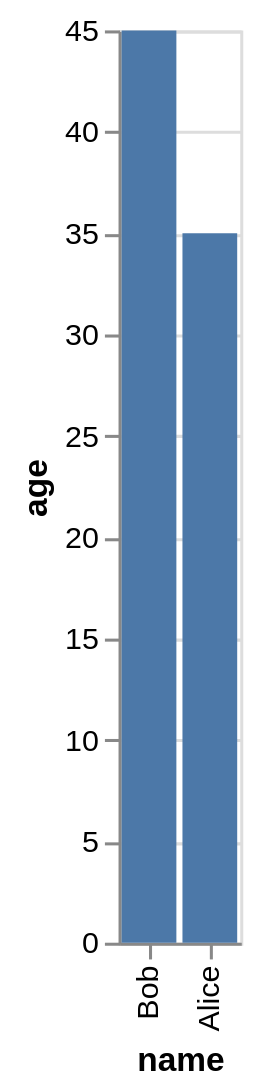

This figure's Vega-Lite source:
### Vega-Lite specification from a JSON file in a GitHub repository (floating-point values rounded to 4 significant figures)
{"data": {"values": [{"x_data": "Bob", "y_data": 45}, {"x_data": "Alice", "y_data": 35}]}, "mark": "bar", "encoding": {"x": {"field": "x_data", "type": "nominal", "title": "name", "sort": "descending"}, "y": {"field": "y_data", "type": "quantitative", "title": "age"}}}
